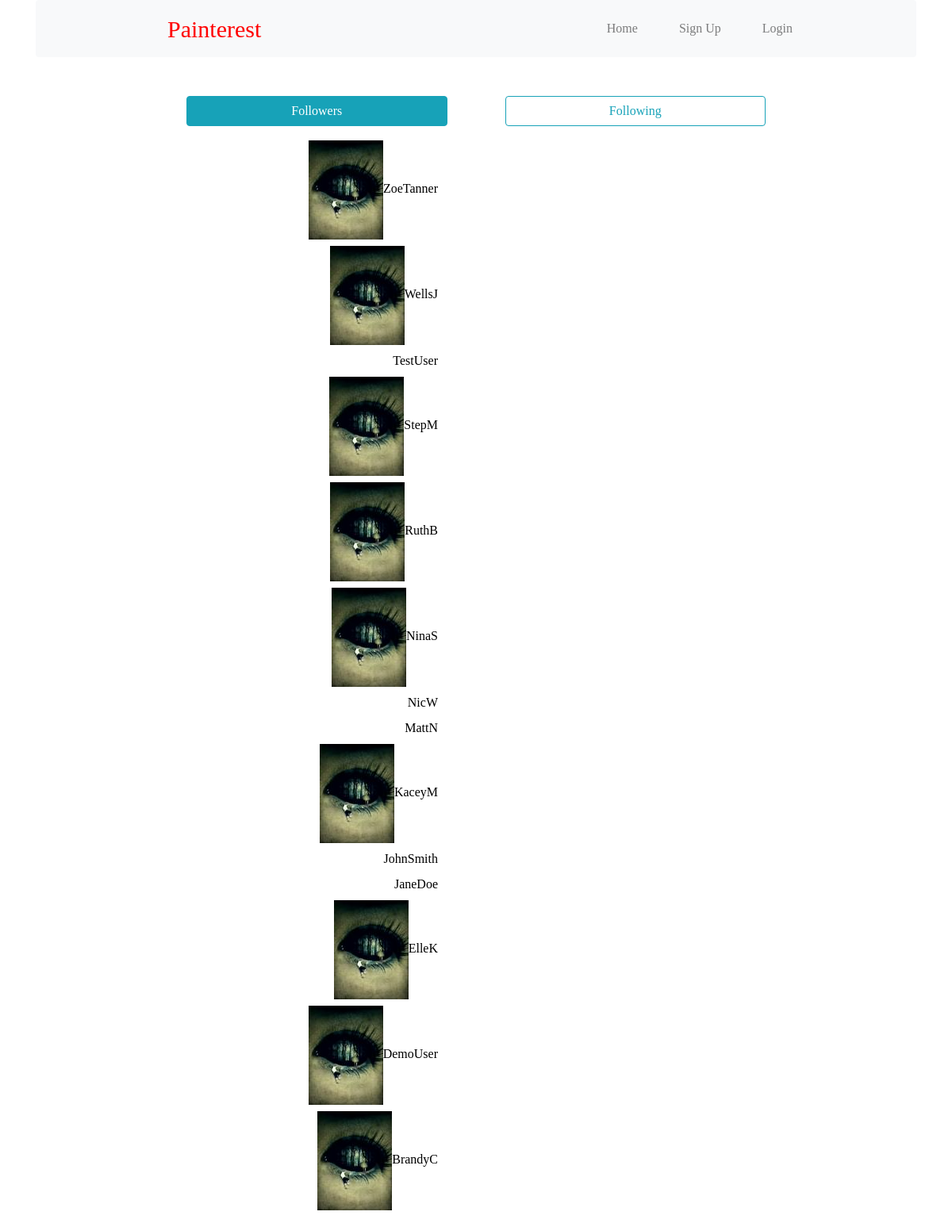
Screenshot of /Tommy/following_and_follower/ with the database file from the repository.
### users/models.py (models this page shows, shortened)
class UserFollowing(models.Model):
    user_from = models.ForeignKey(settings.AUTH_USER_MODEL,
        related_name='rel_from_set',
        on_delete=models.CASCADE)
    user_to = models.ForeignKey(settings.AUTH_USER_MODEL,
        related_name='rel_to_set',
        on_delete=models.CASCADE)
    created = models.DateTimeField(auto_now_add=True,
        db_index=True)
    following = models.ManyToManyField('self',
        through='UserFollowing',
        related_name='followers',
        symmetrical=False)
    class Meta:
        ordering = ('-created',)

class CustomUser(AbstractUser):
    email = models.EmailField(unique=True, max_length=60)
    username = models.CharField(max_length=50, unique=True, validators=[alphanumeric])
    USERNAME_FIELD = 'email'
    REQUIRED_FIELDS = []
    def __str__(self):
        return self.username

class Profile(models.Model):
    user = models.OneToOneField(settings.AUTH_USER_MODEL, related_name='profile', on_delete=models.CASCADE)
    image = models.ImageField(default='dp.jpg', upload_to='profile_pics')
    about = models.TextField(default='Write a little bit about yourself here', blank=True)
    website_url = models.CharField(max_length=50, blank=True)

### users/views.py (the view)
# urls.py: path('<slug:painter>/following_and_follower/', following_and_follower, name='following_and_follower'),
def following_and_follower(request, painter):
    all_follower = UserFollowing.objects.filter(user_to=CustomUser.objects.filter(
        username=painter).first())
    all_following = UserFollowing.objects.filter(user_from=CustomUser.objects.filter(
        username=painter).first())
    context = {
        'painter_followers': all_follower,
        'painter_following': all_following,
    }
    return render(request, 'users/following_and_follower.html',context)

### users/templates/users/following_and_follower.html (shortened to what this page needs)
{% extends 'main/base.html' %}
{% block content %}
<div class="row">
    <div class="col-md-8 mx-auto d-flex justify-content-between">
        <button id="followers" class="btn btn-outline-info foll">Followers</button>
        <button id="followings" class="btn btn-outline-info foll">Following</button>
    </div>
</div>
<div class="row">
    <div class="col-md-6 pr-5">
        <div id="flwr_div" class="my-2">
            {% for users in painter_followers %}
            <a href="{% url 'painter_profile' users.user_from %}" class="red_to_profile">
                <div class="d-flex justify-content-end">
                    <div class="chip-left mb-2">
                        <img src="{{ users.user_from.profile.image.url }}" alt="">{{ users.user_from }}
                    </div>
                </div>
            </a>
            {% endfor %}
        </div>
    </div>
    <div class="col-md-6 pl-5">
    </div>
</div>
{% endblock %}

### main/templates/main/base.html (shortened to what this page needs)
{% load static %}
<!DOCTYPE html>
<html lang="en">
<head>
    <link rel="stylesheet" href="{% static 'main/css/bootstrap.css' %}">
    <link rel="stylesheet" href="{% static 'main/css/style.css' %}">
    <link rel="stylesheet" href="{% static 'main/fonts/fontawesome/css/font-awesome.min.css' %}">
    <link rel="stylesheet" href="{% static 'main/css/aos.css' %}">
</head>
<body>
    <div class="container">
        <nav class="navbar navbar-expand-lg navbar-light bg-light rounded">
            <a class="navbar-brand sd" href="{% url 'index' %}">Painterest</a>
            <div class="collapse navbar-collapse" id="navbarNav">
                <ul class="navbar-nav d-flex justify-content-between align-items-center">
                    <li class="nav-item">
                        <a class="nav-link" href="{% url 'index' %}">Home </a>
                    </li>
                    {% if not user.is_authenticated %}
                    <li class="nav-item">
                        <a class="nav-link" href="{% url 'register' %}" tabindex="-1" aria-disabled="true">Sign Up</a>
                    </li>
                    <li class="nav-item">
                        <a class="nav-link" href="{% url 'login' %}" tabindex="-1" aria-disabled="true">Login</a>
                    </li>
                    {% endif %}
                </ul>
            </div>
        </nav>
    </div>
    <div class="container mt-5">
        <div class="col-md-5 mx-auto my-auto">
        </div>
        {% block content %} {% endblock %}
    </div>
</body>
</html>

### main/static/main/css/style.css (style rules this page uses)
body { font-family: 'poppins'!important; }
nav .nav-item:last-child { padding-right: 7em; }
nav .nav-item { padding: 0.5em; }
.navbar-brand { font-size: 30px; color: red!important; padding-left: 5em; }
.nav-link { margin-right: 20px; }
.foll { width: 45%; margin-bottom: 10px; }
.container ul { display: none; }
.red_to_profile { color: #000; }

### rows the page displays
UserFollowing: user_from.profile.image (picture), user_from "ZoeTanner"
UserFollowing: user_from.profile.image (picture), user_from "WellsJ"
UserFollowing: user_from "TestUser"
UserFollowing: user_from.profile.image (picture), user_from "StepM"
UserFollowing: user_from.profile.image (picture), user_from "RuthB"
UserFollowing: user_from.profile.image (picture), user_from "NinaS"
UserFollowing: user_from "NicW"
UserFollowing: user_from "MattN"
UserFollowing: user_from.profile.image (picture), user_from "KaceyM"
UserFollowing: user_from "JohnSmith"
UserFollowing: user_from "JaneDoe"
UserFollowing: user_from.profile.image (picture), user_from "ElleK"
UserFollowing: user_from.profile.image (picture), user_from "DemoUser"
UserFollowing: user_from.profile.image (picture), user_from "BrandyC"
